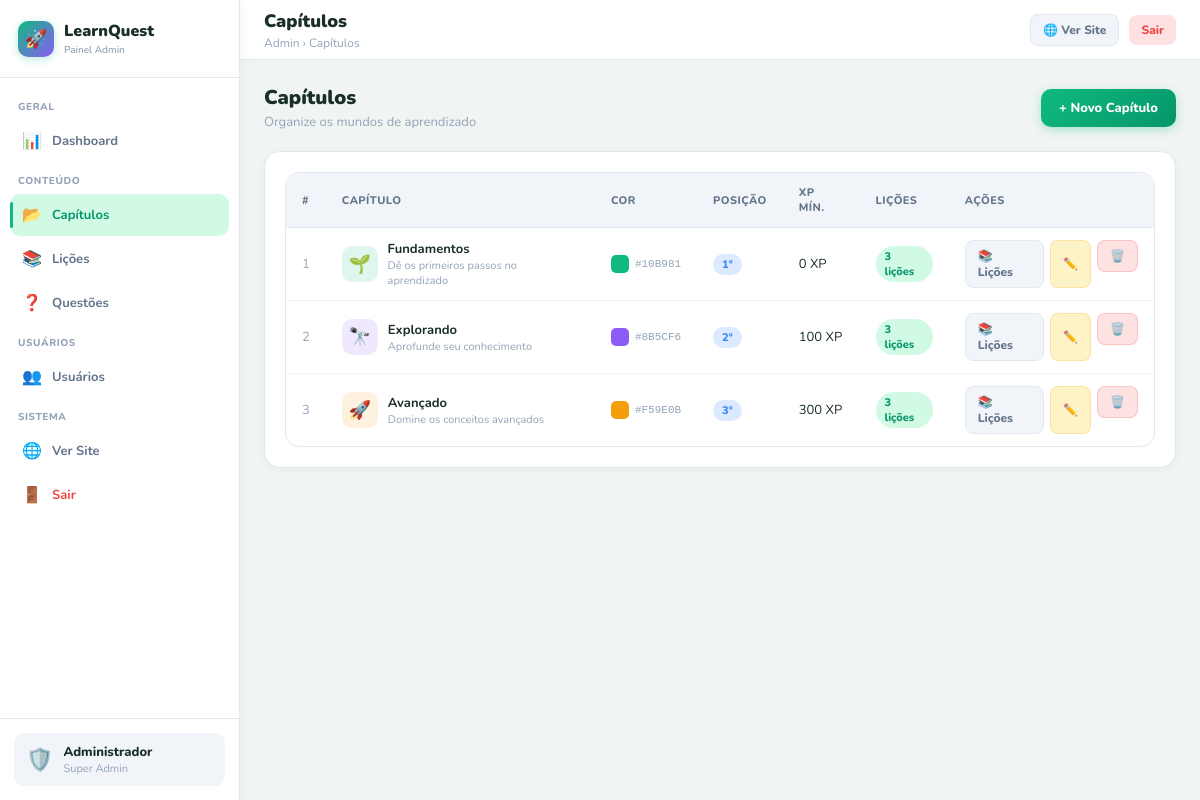
/admin/chapters.php (signed in), run on the app's committed database.
### tables this page shows
CREATE TABLE IF NOT EXISTS chapters (
    id          INT AUTO_INCREMENT PRIMARY KEY,
    title       VARCHAR(100) NOT NULL,
    icon        VARCHAR(10)  NOT NULL DEFAULT '📚',
    color       VARCHAR(10)  NOT NULL DEFAULT '#10B981',
    position    INT          NOT NULL DEFAULT 0,
    xp_required INT          NOT NULL DEFAULT 0,
    description TEXT         NULL
);

### admin/chapters.php (the view, shortened to what this page needs)
<?php
$pdo    = db();
$chapters = $pdo->query("
    SELECT c.*, COUNT(l.id) AS lesson_count
    FROM chapters c LEFT JOIN lessons l ON l.chapter_id=c.id
    GROUP BY c.id ORDER BY c.position
")->fetchAll();
include __DIR__ . '/layout.php';
?>
<div class="page-header">
  <div class="page-header-left">
    <h2>Capítulos</h2>
    <p>Organize os mundos de aprendizado</p>
  </div>
  <button onclick="openModal()" class="btn btn-primary">+ Novo Capítulo</button>
</div>
<div class="card">
  <div class="table-wrap">
    <table>
      <thead>
        <tr><th>#</th><th>Capítulo</th><th>Cor</th><th>Posição</th><th>XP Mín.</th><th>Lições</th><th>Ações</th></tr>
      </thead>
      <tbody>
        <?php foreach ($chapters as $ch): ?>
        <tr>
          <td style="color:var(--tm)"><?= $ch['id'] ?></td>
          <td>
            <div style="display:flex;align-items:center;gap:10px">
              <div style="width:36px;height:36px;border-radius:10px;
                background:<?= htmlspecialchars($ch['color']) ?>22;
                display:flex;align-items:center;justify-content:center;font-size:18px">
                <?= htmlspecialchars($ch['icon']) ?>
              </div>
              <div>
                <div style="font-weight:700"><?= htmlspecialchars($ch['title']) ?></div>
                <div style="font-size:11px;color:var(--tm)"><?= htmlspecialchars(mb_substr($ch['description']??'',0,40)) ?></div>
              </div>
            </div>
          </td>
          <td>
            <div style="display:flex;align-items:center;gap:6px">
              <div style="width:18px;height:18px;border-radius:5px;background:<?= htmlspecialchars($ch['color']) ?>"></div>
              <code style="font-size:11px;color:var(--tm)"><?= htmlspecialchars($ch['color']) ?></code>
            </div>
          </td>
          <td><span class="badge badge-blue"><?= $ch['position'] ?>º</span></td>
          <td><?= number_format($ch['xp_required']) ?> XP</td>
          <td><span class="badge badge-green"><?= $ch['lesson_count'] ?> lições</span></td>
          <td>
            <div style="display:flex;gap:6px">
              <a href="lessons.php?chapter_id=<?= $ch['id'] ?>" class="btn btn-secondary btn-sm">📚 Lições</a>
              <button onclick="openModal(<?= htmlspecialchars(json_encode($ch)) ?>)" class="btn btn-warning btn-sm">✏️</button>
              <form method="POST" action="?action=delete&id=<?= $ch['id'] ?>" style="display:inline"
                onsubmit="return confirm('Excluir capítulo e TODAS as lições e questões vinculadas?')">
                <button type="submit" class="btn btn-danger btn-sm">🗑️</button>
              </form>
            </div>
          </td>
        </tr>
        <?php endforeach; ?>
      </tbody>
    </table>
  </div>
</div>
<?php include __DIR__ . '/layout_end.php'; ?>

### admin/layout.php (style rules this page uses)
:root { --p:#10B981;--pd:#059669;--pl:#D1FAE5; --ac:#8B5CF6;--al:#EDE9FE; --wa:#F59E0B;--wl:#FEF3C7; --da:#EF4444;--dl:#FEE2E2; --in:#3B82F6;--il:#DBEAFE; --bg:#F0F4F2;--su:#FFFFFF; --bo:#E2E8F0;--bl:#F1F5F9; --tx:#1A2E2A;--ts:#64748B;--tm:#94A3B8; --sidebar:240px; }
*,*::before,*::after { box-sizing:border-box;margin:0;padding:0 }
body { font-family:'Nunito',system-ui,sans-serif;background:var(--bg);color:var(--tx);min-height:100vh;display:flex }
a { text-decoration:none;color:inherit }
input,button,select,textarea { font-family:inherit }
.card { background:var(--su);border-radius:16px;border:1px solid var(--bo);padding:20px;box-shadow:0 2px 8px rgba(0,0,0,.04) }
.table-wrap { overflow-x:auto;border-radius:14px;border:1px solid var(--bo) }
table { width:100%;border-collapse:collapse;font-size:13px }
thead th { background:var(--bl);padding:12px 16px;text-align:left; font-weight:800;color:var(--ts);font-size:11px;text-transform:uppercase; letter-spacing:.04em;border-bottom:1px solid var(--bo); }
tbody td { padding:12px 16px;border-bottom:1px solid var(--bl);color:var(--tx);vertical-align:middle }
tbody tr:last-child td { border-bottom:none }
.btn { display:inline-flex;align-items:center;justify-content:center;gap:7px; padding:10px 18px;border-radius:10px;border:none;font-size:13px; font-weight:800;cursor:pointer;transition:all .15s;text-decoration:none; }
.btn-sm { padding:7px 12px;font-size:12px;border-radius:8px }
.btn-primary { background:linear-gradient(135deg,var(--p),var(--pd));color:#fff;box-shadow:0 3px 10px rgba(16,185,129,.3) }
.btn-secondary { background:var(--bl);color:var(--ts);border:1px solid var(--bo) }
.btn-danger { background:var(--dl);color:var(--da);border:1px solid rgba(239,68,68,.2) }
.btn-warning { background:var(--wl);color:var(--wa);border:1px solid rgba(245,158,11,.2) }
.badge { display:inline-flex;align-items:center;gap:4px;padding:3px 9px;border-radius:99px;font-size:11px;font-weight:800 }
.badge-green { background:var(--pl);color:var(--pd) }
.badge-blue { background:var(--il);color:var(--in) }
.page-header { display:flex;align-items:center;justify-content:space-between;margin-bottom:20px;flex-wrap:wrap;gap:12px }
.page-header-left h2 { font-size:20px;font-weight:900;color:var(--tx) }
.page-header-left p { font-size:13px;color:var(--tm);margin-top:2px }

### data on the page
chapters: id "1", icon "🌱", title "Fundamentos", description "Dê os primeiros passos no aprendizado", color "#10B981", position "1", xp_required "0", lesson_count "3"
chapters: id "2", icon "🔭", title "Explorando", description "Aprofunde seu conhecimento", color "#8B5CF6", position "2", xp_required "100", lesson_count "3"
chapters: id "3", icon "🚀", title "Avançado", description "Domine os conceitos avançados", color "#F59E0B", position "3", xp_required "300", lesson_count "3"

### other printed values
ADMIN_PAGE "Capítulos"
